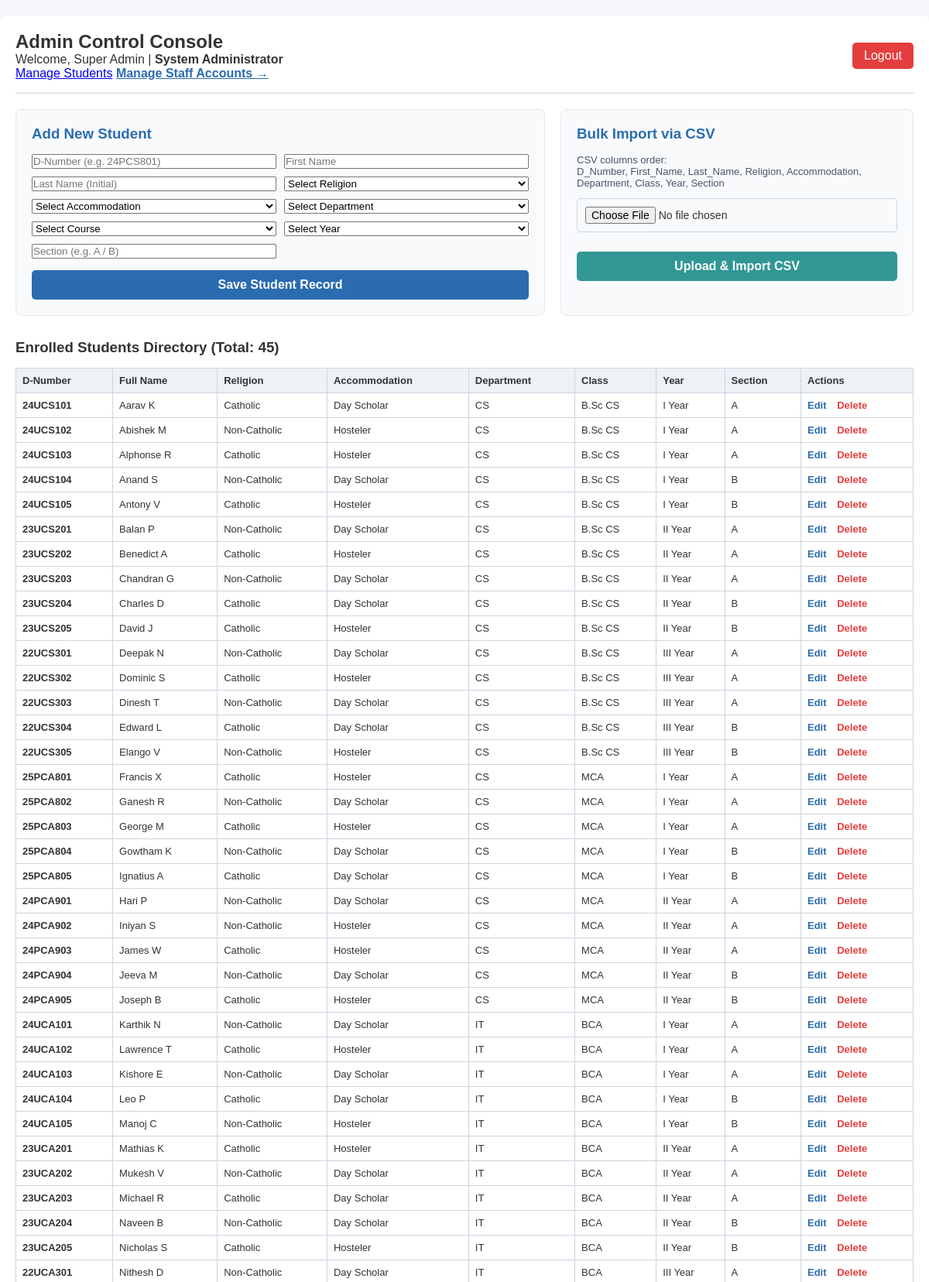
/admin_dashboard.php (signed in, upper part), run on the app's committed database.
### tables this page shows
CREATE TABLE `student` (
  `d_number` varchar(50) NOT NULL,
  `first_name` varchar(50) NOT NULL,
  `last_name` varchar(50) NOT NULL,
  `religion` varchar(50) NOT NULL,
  `accommodation_type` varchar(50) NOT NULL,
  `department` varchar(100) NOT NULL,
  `class` varchar(50) NOT NULL,
  `year` varchar(20) NOT NULL,
  `section` varchar(10) NOT NULL
);

### admin_dashboard.php (the view, shortened to what this page needs)
<?php
include 'db_connect.php';
$edit_mode = false;
$edit_d_number = "";
$edit_first_name = "";
$edit_last_name = "";
$edit_section = "";
$students_result = mysqli_query($conn, "SELECT * FROM student ORDER BY department, class, year, section, d_number ASC");
?>
<!DOCTYPE html>
<html lang="en">
<head>
    <link rel="stylesheet" href="style.css">
</head>
<body>
<div class="container">
    <div class="nav-bar">
        <div>
            <h2>Admin Control Console</h2>
            <p>Welcome, <?php echo htmlspecialchars($_SESSION['user_name']); ?> | <strong>System Administrator</strong></p>
        <div style="">
            <a href="admin_dashboard.php" >Manage Students</a>
            <a href="manage_staff.php" style="font-weight: bold; color: #2b6cb0;">Manage Staff Accounts →</a>
        </div>
        </div>
        <a href="logout.php" class="btn-logout">Logout</a>
    </div>
    <div class="cards-grid">
        <div class="card-box">
            <h3><?php echo $edit_mode ? "Edit Student Record" : "Add New Student"; ?></h3>
            <form action="admin_dashboard.php" method="POST">
                <div class="form-row">
                    <input type="text" name="d_number" placeholder="D-Number (e.g. 24PCS801)"
                           value="<?php echo htmlspecialchars($edit_d_number); ?>"
                           <?php echo $edit_mode ? 'readonly style="background:#edf2f7;"' : 'required'; ?>>
                    <input type="text" name="first_name" placeholder="First Name"
                           value="<?php echo htmlspecialchars($edit_first_name); ?>" required>
                </div>
                <div class="form-row">
                    <input type="text" name="last_name" placeholder="Last Name (Initial)"
                           value="<?php echo htmlspecialchars($edit_last_name); ?>" required>
                    <select name="religion" required>
                        <option value="">Select Religion</option>
                    </select>
                </div>
                <div class="form-row">
                    <select name="accommodation_type" required>
                        <option value="">Select Accommodation</option>
                    </select>
                    <select name="department" id="deptSelect" onchange="updateCourses()" required>
                        <option value="">Select Department</option>
                    </select>
                </div>
                <div class="form-row">
                    <select name="class" id="classSelect" onchange="updateYears()" required>
                        <option value="">Select Course</option>
                    </select>
                    <select name="year" id="yearSelect" required>
                        <option value="">Select Year</option>
                    </select>
                </div>
                <div class="form-row">
                    <input type="text" name="section" placeholder="Section (e.g. A / B)"
                           value="<?php echo htmlspecialchars($edit_section); ?>" required>
                </div>
                <?php if ($edit_mode): ?>
                    <button type="submit" name="update_student" class="btn-login" style="background:#d69e2e; margin-top:5px;">Update Student Record</button>
                    <a href="admin_dashboard.php" class="cancel-edit">Cancel Edit</a>
                <?php else: ?>
                    <button type="submit" name="add_student" class="btn-login" style="margin-top:5px;">Save Student Record</button>
                <?php endif; ?>
            </form>
        </div>
        <div class="card-box">
            <h3>Bulk Import via CSV</h3>
            <p style="font-size: 13px; color: #4a5568; margin-bottom: 12px;">
                CSV columns order:<br>
                <code>D_Number, First_Name, Last_Name, Religion, Accommodation, Department, Class, Year, Section</code>
            </p>
            <form action="admin_dashboard.php" method="POST" enctype="multipart/form-data">
                <div class="form-group">
                    <input type="file" name="csv_file" accept=".csv" required>
                </div>
                <button type="submit" name="upload_csv" class="btn-login" style="background:#319795; margin-top:10px;">Upload & Import CSV</button>
            </form>
        </div>
    </div>
    <h3>Enrolled Students Directory (Total: <?php echo mysqli_num_rows($students_result); ?>)</h3>
    <table>
        <thead>
            <tr>
                <th>D-Number</th>
                <th>Full Name</th>
                <th>Religion</th>
                <th>Accommodation</th>
                <th>Department</th>
                <th>Class</th>
                <th>Year</th>
                <th>Section</th>
                <th>Actions</th>
            </tr>
        </thead>
        <tbody>
            <?php if (mysqli_num_rows($students_result) > 0): ?>
                <?php while ($row = mysqli_fetch_assoc($students_result)): ?>
                <tr>
                    <td><strong><?php echo htmlspecialchars($row['d_number']); ?></strong></td>
                    <td><?php echo htmlspecialchars($row['first_name'] . " " . $row['last_name']); ?></td>
                    <td><?php echo htmlspecialchars($row['religion']); ?></td>
                    <td><?php echo htmlspecialchars($row['accommodation_type']); ?></td>
                    <td><?php echo htmlspecialchars($row['department']); ?></td>
                    <td><?php echo htmlspecialchars($row['class']); ?></td>
                    <td><?php echo htmlspecialchars($row['year']); ?></td>
                    <td><?php echo htmlspecialchars($row['section']); ?></td>
                    <td>
                        <a href="admin_dashboard.php?edit=<?php echo urlencode($row['d_number']); ?>" class="btn-edit">Edit</a>
                        <a href="admin_dashboard.php?delete=<?php echo urlencode($row['d_number']); ?>"
                           class="btn-delete"
                           onclick="return confirm('Delete this record permanently?');">Delete</a>
                    </td>
                </tr>
                <?php endwhile; ?>
            <?php else: ?>
                <tr>
                    <td colspan="9" style="text-align: center; color: #718096;">No student records found in the database.</td>
                </tr>
            <?php endif; ?>
        </tbody>
    </table>
</div>
</body>
</html>

### style.css (style rules this page uses)
* { margin: 0; padding: 0; box-sizing: border-box; font-family: Arial, sans-serif; }
body { background-color: #f4f6f9; color: #333; }
.form-group { margin-bottom: 15px; }
.form-group input, .form-group select { width: 100%; padding: 10px; border: 1px solid #cbd5e0; border-radius: 5px; font-size: 14px; }
.btn-login { width: 100%; padding: 10px; background-color: #2b6cb0; color: #ffffff; border: none; border-radius: 5px; font-size: 16px; font-weight: bold; cursor: pointer; margin-top: 10px; }

### admin_dashboard.php (style rules this page uses)
.container { max-width: 1200px; margin: 20px auto; padding: 20px; background: #fff; border-radius: 8px; }
.nav-bar { display: flex; justify-content: space-between; align-items: center; border-bottom: 2px solid #e2e8f0; padding-bottom: 15px; margin-bottom: 20px; }
.cards-grid { display: grid; grid-template-columns: 1.2fr 0.8fr; gap: 20px; margin-bottom: 30px; }
.card-box { background: #f8fafc; padding: 20px; border-radius: 8px; border: 1px solid #e2e8f0; }
.card-box h3 { margin-bottom: 15px; color: #2b6cb0; }
.form-row { display: grid; grid-template-columns: 1fr 1fr; gap: 10px; margin-bottom: 10px; }
table { width: 100%; border-collapse: collapse; margin-top: 15px; }
th, td { border: 1px solid #cbd5e0; padding: 8px; text-align: left; font-size: 13px; }
th { background-color: #edf2f7; }
.btn-edit { color: #2b6cb0; font-weight: bold; text-decoration: none; margin-right: 10px; }
.btn-delete { color: #e53e3e; font-weight: bold; text-decoration: none; }
.btn-logout { background: #e53e3e; color: #fff; padding: 8px 15px; border-radius: 5px; text-decoration: none; }

### data on the page
student: d_number "24UCS101", first_name+last_name "Aarav K", religion "Catholic", accommodation_type "Day Scholar", department "CS", class "B.Sc CS", year "I Year", section "A"
student: d_number "24UCS102", first_name+last_name "Abishek M", religion "Non-Catholic", accommodation_type "Hosteler", department "CS", class "B.Sc CS", year "I Year", section "A"
student: d_number "24UCS103", first_name+last_name "Alphonse R", religion "Catholic", accommodation_type "Hosteler", department "CS", class "B.Sc CS", year "I Year", section "A"
student: d_number "24UCS104", first_name+last_name "Anand S", religion "Non-Catholic", accommodation_type "Day Scholar", department "CS", class "B.Sc CS", year "I Year", section "B"
student: d_number "24UCS105", first_name+last_name "Antony V", religion "Catholic", accommodation_type "Hosteler", department "CS", class "B.Sc CS", year "I Year", section "B"
student: d_number "23UCS201", first_name+last_name "Balan P", religion "Non-Catholic", accommodation_type "Day Scholar", department "CS", class "B.Sc CS", year "II Year", section "A"
student: d_number "23UCS202", first_name+last_name "Benedict A", religion "Catholic", accommodation_type "Hosteler", department "CS", class "B.Sc CS", year "II Year", section "A"
student: d_number "23UCS203", first_name+last_name "Chandran G", religion "Non-Catholic", accommodation_type "Day Scholar", department "CS", class "B.Sc CS", year "II Year", section "A"
student: d_number "23UCS204", first_name+last_name "Charles D", religion "Catholic", accommodation_type "Day Scholar", department "CS", class "B.Sc CS", year "II Year", section "B"
student: d_number "23UCS205", first_name+last_name "David J", religion "Catholic", accommodation_type "Hosteler", department "CS", class "B.Sc CS", year "II Year", section "B"
student: d_number "22UCS301", first_name+last_name "Deepak N", religion "Non-Catholic", accommodation_type "Day Scholar", department "CS", class "B.Sc CS", year "III Year", section "A"
student: d_number "22UCS302", first_name+last_name "Dominic S", religion "Catholic", accommodation_type "Hosteler", department "CS", class "B.Sc CS", year "III Year", section "A"
student: d_number "22UCS303", first_name+last_name "Dinesh T", religion "Non-Catholic", accommodation_type "Day Scholar", department "CS", class "B.Sc CS", year "III Year", section "A"
student: d_number "22UCS304", first_name+last_name "Edward L", religion "Catholic", accommodation_type "Day Scholar", department "CS", class "B.Sc CS", year "III Year", section "B"
student: d_number "22UCS305", first_name+last_name "Elango V", religion "Non-Catholic", accommodation_type "Hosteler", department "CS", class "B.Sc CS", year "III Year", section "B"
student: d_number "25PCA801", first_name+last_name "Francis X", religion "Catholic", accommodation_type "Hosteler", department "CS", class "MCA", year "I Year", section "A"
student: d_number "25PCA802", first_name+last_name "Ganesh R", religion "Non-Catholic", accommodation_type "Day Scholar", department "CS", class "MCA", year "I Year", section "A"
student: d_number "25PCA803", first_name+last_name "George M", religion "Catholic", accommodation_type "Hosteler", department "CS", class "MCA", year "I Year", section "A"
student: d_number "25PCA804", first_name+last_name "Gowtham K", religion "Non-Catholic", accommodation_type "Day Scholar", department "CS", class "MCA", year "I Year", section "B"
student: d_number "25PCA805", first_name+last_name "Ignatius A", religion "Catholic", accommodation_type "Day Scholar", department "CS", class "MCA", year "I Year", section "B"
student: d_number "24PCA901", first_name+last_name "Hari P", religion "Non-Catholic", accommodation_type "Day Scholar", department "CS", class "MCA", year "II Year", section "A"
student: d_number "24PCA902", first_name+last_name "Iniyan S", religion "Non-Catholic", accommodation_type "Hosteler", department "CS", class "MCA", year "II Year", section "A"
student: d_number "24PCA903", first_name+last_name "James W", religion "Catholic", accommodation_type "Hosteler", department "CS", class "MCA", year "II Year", section "A"
student: d_number "24PCA904", first_name+last_name "Jeeva M", religion "Non-Catholic", accommodation_type "Day Scholar", department "CS", class "MCA", year "II Year", section "B"
student: d_number "24PCA905", first_name+last_name "Joseph B", religion "Catholic", accommodation_type "Hosteler", department "CS", class "MCA", year "II Year", section "B"
student: d_number "24UCA101", first_name+last_name "Karthik N", religion "Non-Catholic", accommodation_type "Day Scholar", department "IT", class "BCA", year "I Year", section "A"
student: d_number "24UCA102", first_name+last_name "Lawrence T", religion "Catholic", accommodation_type "Hosteler", department "IT", class "BCA", year "I Year", section "A"
student: d_number "24UCA103", first_name+last_name "Kishore E", religion "Non-Catholic", accommodation_type "Day Scholar", department "IT", class "BCA", year "I Year", section "A"
student: d_number "24UCA104", first_name+last_name "Leo P", religion "Catholic", accommodation_type "Day Scholar", department "IT", class "BCA", year "I Year", section "B"
student: d_number "24UCA105", first_name+last_name "Manoj C", religion "Non-Catholic", accommodation_type "Hosteler", department "IT", class "BCA", year "I Year", section "B"
student: d_number "23UCA201", first_name+last_name "Mathias K", religion "Catholic", accommodation_type "Hosteler", department "IT", class "BCA", year "II Year", section "A"
student: d_number "23UCA202", first_name+last_name "Mukesh V", religion "Non-Catholic", accommodation_type "Day Scholar", department "IT", class "BCA", year "II Year", section "A"
student: d_number "23UCA203", first_name+last_name "Michael R", religion "Catholic", accommodation_type "Day Scholar", department "IT", class "BCA", year "II Year", section "A"
student: d_number "23UCA204", first_name+last_name "Naveen B", religion "Non-Catholic", accommodation_type "Day Scholar", department "IT", class "BCA", year "II Year", section "B"
student: d_number "23UCA205", first_name+last_name "Nicholas S", religion "Catholic", accommodation_type "Hosteler", department "IT", class "BCA", year "II Year", section "B"
student: d_number "22UCA301", first_name+last_name "Nithesh D", religion "Non-Catholic", accommodation_type "Day Scholar", department "IT", class "BCA", year "III Year", section "A"

### other printed values
$_SESSION['user_name'] "Super Admin"
mysqli_num_rows($students_result) "45"
